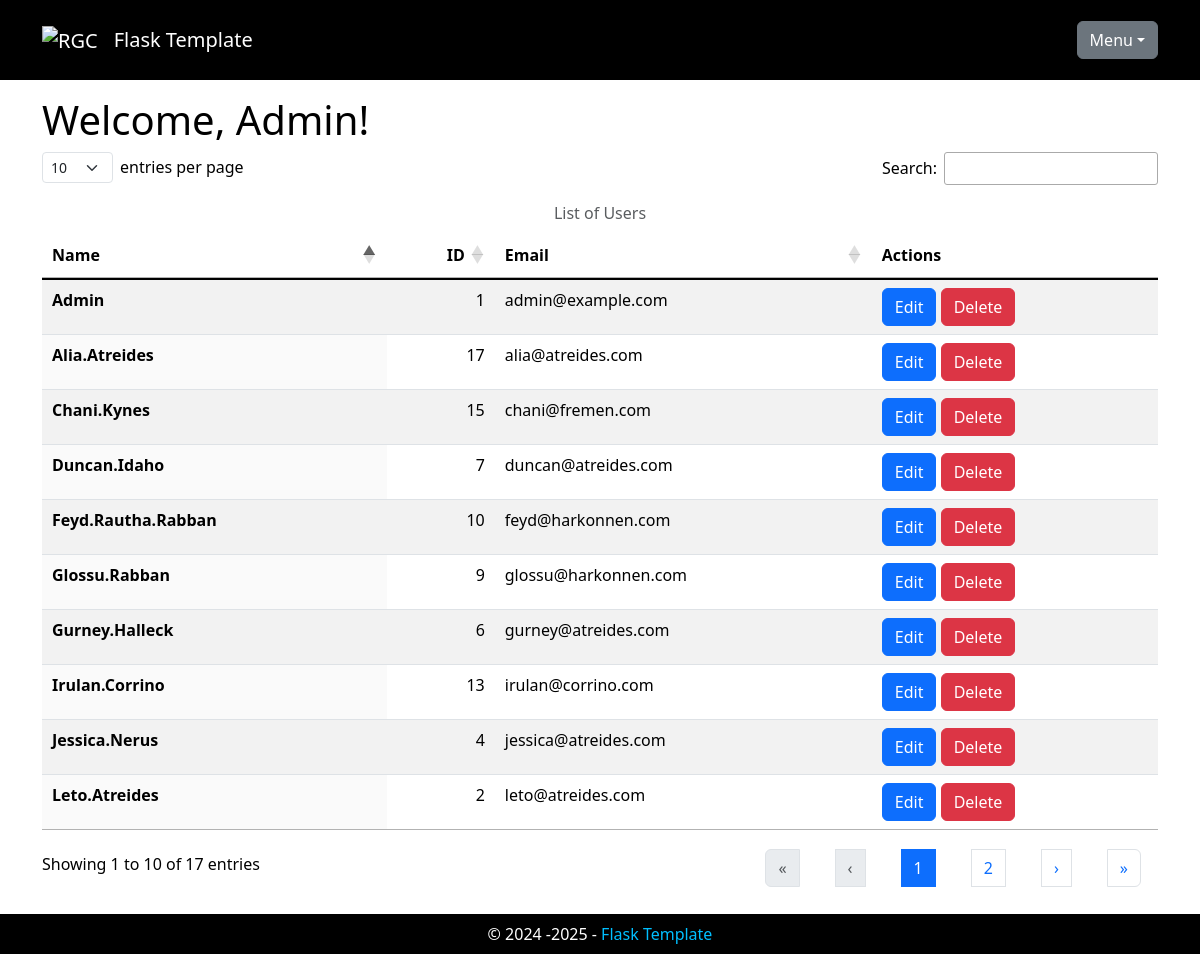
Page /users (signed in) on the earlier database version.
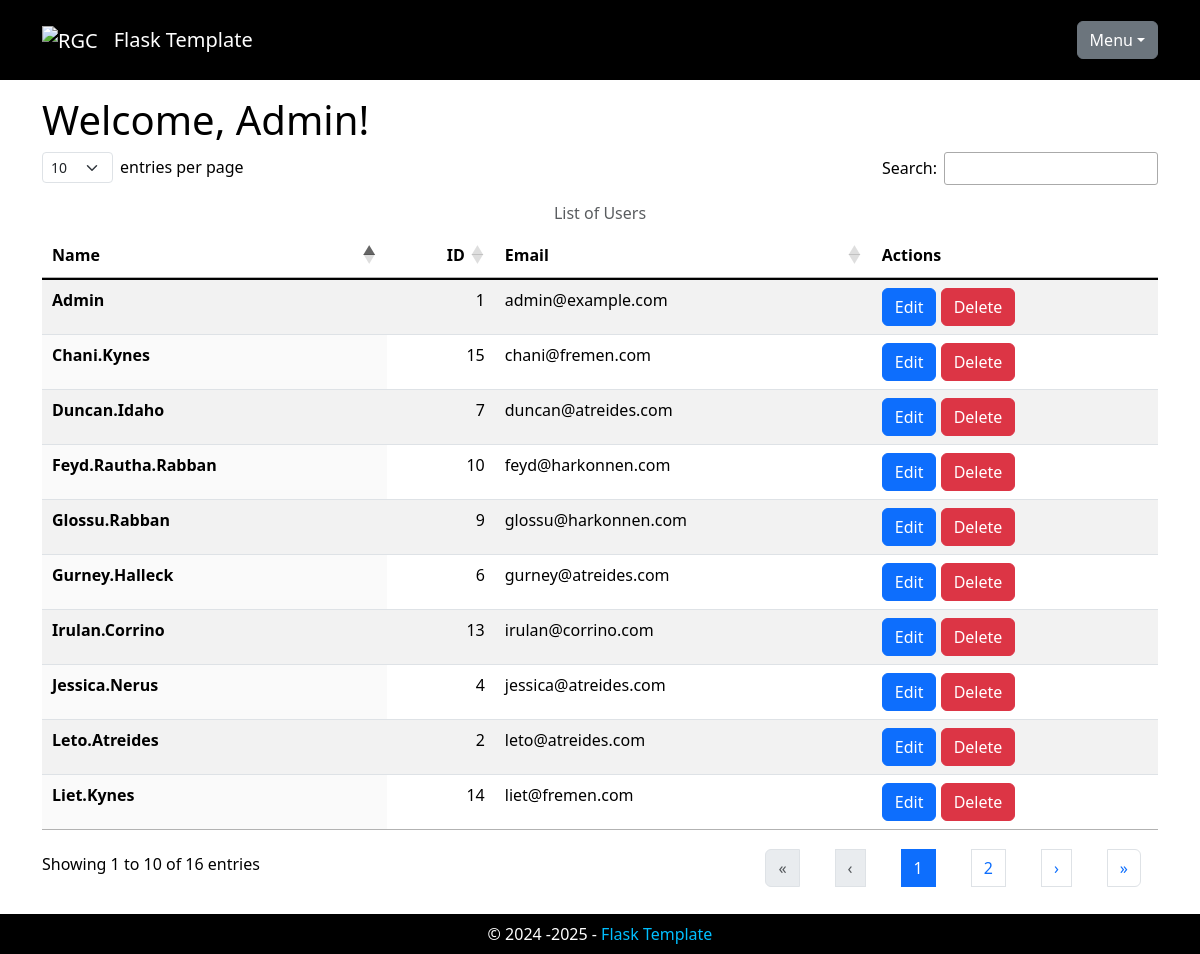
Same page on the later database version.
### app/models.py (models this page shows, shortened)
class User(UserMixin, db.Model):
    __tablename__ = 'users'
    user_id: Mapped[int] = mapped_column(primary_key=True)
    username: Mapped[str] = mapped_column(
        String(64), index=True, unique=True)
    user_email: Mapped[Optional[str]] = mapped_column(
        String(128), unique=True)
    is_admin: Mapped[bool] = mapped_column(default=True)
    password_hash: Mapped[str] = mapped_column(
        String(256))
    associations: Mapped[List['Association']] = relationship(
        back_populates='user', cascade='all, delete-orphan')
    def get_id(self):
        return self.user_id

### app/main/main_routes.py (the view)
@bp.route('/users')
@login_required
def users():
    if not current_user.is_admin:
        flash(NOT_AUTH_MSG1)
        return redirect(url_for(INDEX_PAGE))
    _page_title = 'List of Users'
    _users = User.query.all()
    _users = [_users] if not isinstance(_users, list) else _users
    _html = render_template('main/users.html', page_title=_page_title,
                            users=_users)
    return _html

### app/models.py (called while the page is built)
@login.user_loader
def load_user(user_id):
    validate_input('user_id', user_id, int)
    return db.session.get(User, user_id)

### app/templates/main/users.html (shortened to what this page needs)
{% extends "base.html" %}
{% block head %}
{{ super() }}
<link rel="stylesheet" type="text/css" href="{{ url_for('static', filename='css/dataTables.dataTables.min.css') }}">
<link rel="stylesheet" type="text/css" href="{{ url_for('static', filename='css/dataTables.bootstrap5.min.css') }}">
{% endblock %}
{% block content %}
{% if not current_user.is_admin %}
<h1>Welcome!</h1>
<p>This page is restricted to administrators.</p>
{% else %}
<h1>Welcome, {{ current_user.username }}!</h1>
<table id="data-table" class="table table-striped display caption-top">
  <caption class="text-center">List of Users</caption>
  <thead>
    <tr>
      <th scope="col">Name</th>
      <th scope="col">ID</th>
      <th scope="col">Email</th>
      {% if current_user.is_admin %}
      <th scope="col">Actions</th>
      {% endif %}
    </tr>
  </thead>
  <tbody class="table-group-divider">
    {% for user in users %}
    <tr>
      <th scope="row">{{ user.username }}</th>
      <td>{{ user.user_id }}</td>
      <td>{{ user.user_email }}</td>
      {% if current_user.is_admin %}
      <td class="text-nowrap">
        <a class="btn btn-primary" href="{{ url_for('admin.edit_user', user_id=user.user_id) }}" title="Edit">Edit</a>
        <a class="btn btn-danger" href="{{ url_for('admin.delete_user', user_id=user.user_id) }}"
          title="Delete">Delete</a>
      </td>
      {% endif %}
    </tr>
    {% endfor %}
  </tbody>
</table>
{% endif %}
{% endblock %}

### app/templates/base.html (shortened to what this page needs)
<!DOCTYPE html>
<html lang="en">
  <head>
    {% block head %}
    <link rel="stylesheet" type="text/css" href="{{ url_for('static', filename='css/bootstrap.min.css') }}" />
    <link rel="stylesheet" type="text/css" href="{{ url_for('static', filename='css/base.css') }}" />
    {% endblock %}
  </head>
  <body>
    <header>
      <nav class="navbar navbar-expand-lg navbar-dark">
        <div class="container">
          <a class="navbar-brand" href="{{ url_for('main.index') }}" title="Home">
            <img src="{{ url_for('static', filename='img/logo.png') }}" alt="RGC" class="nav-logo" />
          </a>
          <a class="navbar-brand" href="{{ url_for('main.index') }}" title="Home">Flask Template</a>
          <div class="dropdown ms-auto">
            <button class="btn btn-secondary dropdown-toggle" type="button" data-bs-toggle="dropdown" aria-expanded="false">Menu</button>
          </div>
        </div>
      </nav>
    </header>
    <main role="main">
      <div class="container">
        <div id="content">
           {% block content %} {% endblock %}
        </div>
      </div>
    </main>
    <footer class="footer">
      <div class="text-center">
        &#169; <span id="currentYear"></span> -
        <a href="{{ url_for('main.index') }}" title="Home">Flask Template</a>
      </div>
    </footer>
  </body>
</html>

### app/static/css/base.css (style rules this page uses)
html { font-family: sans-serif; }
a { text-decoration: none; }
nav a, footer a { color: deepskyblue; }
nav { background-color: black; color: white; min-height: 10vh; }
.nav-logo { height: 6vh !important; min-height: 30px; }
#content { background-color: white; color: black; min-height: 85vh; padding-top: 1em; padding-bottom: 1em; }
footer { background-color: black; color: white; min-height: 5vh; padding-top: 1vh; }

Differences in the rows shown:
removed User: username "Alia.Atreides", user_id "17", user_email "alia@atreides.com"
now on this page (row edited): User: username "Liet.Kynes", user_id "14", user_email "liet@fremen.com"
Other differences:
text written by a page script: "entries per page Search: Showing 1 to 10 of 17 entries « ‹ 1 2 › »" → "entries per page Search: Showing 1 to 10 of 16 entries « ‹ 1 2 › »"
